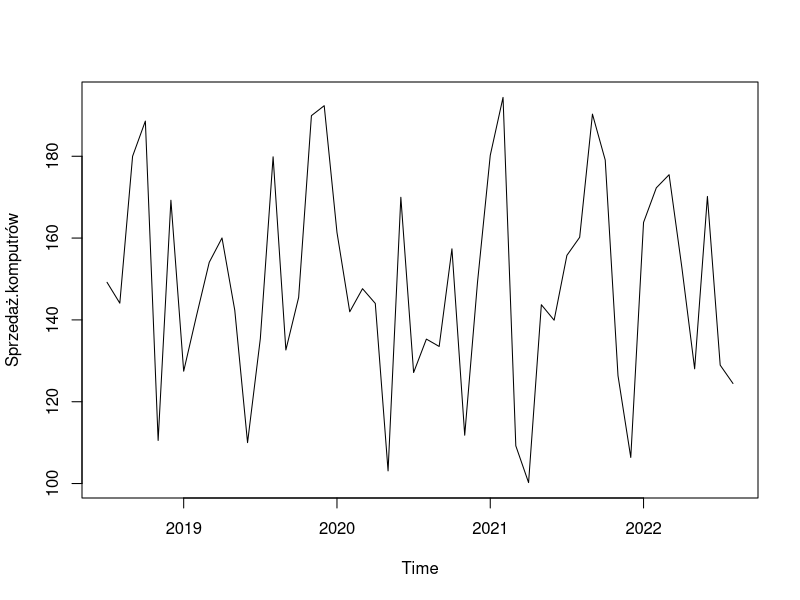
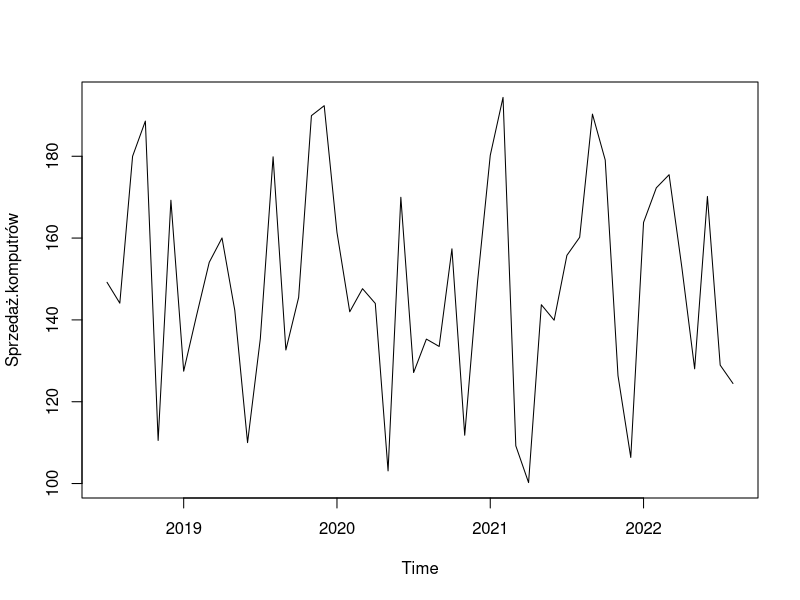
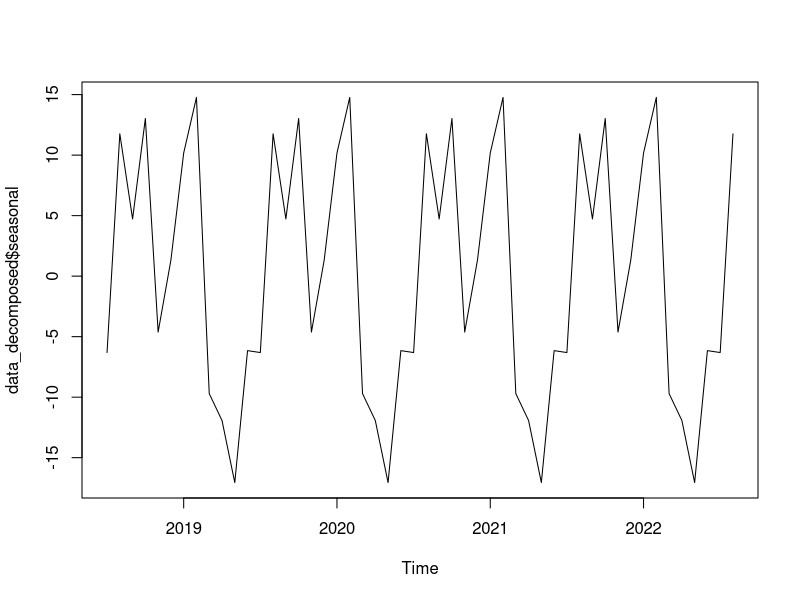
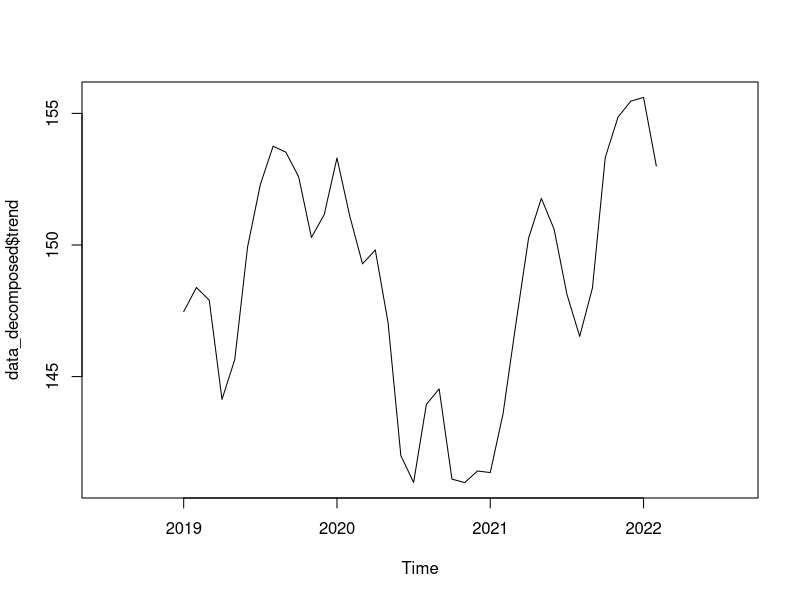
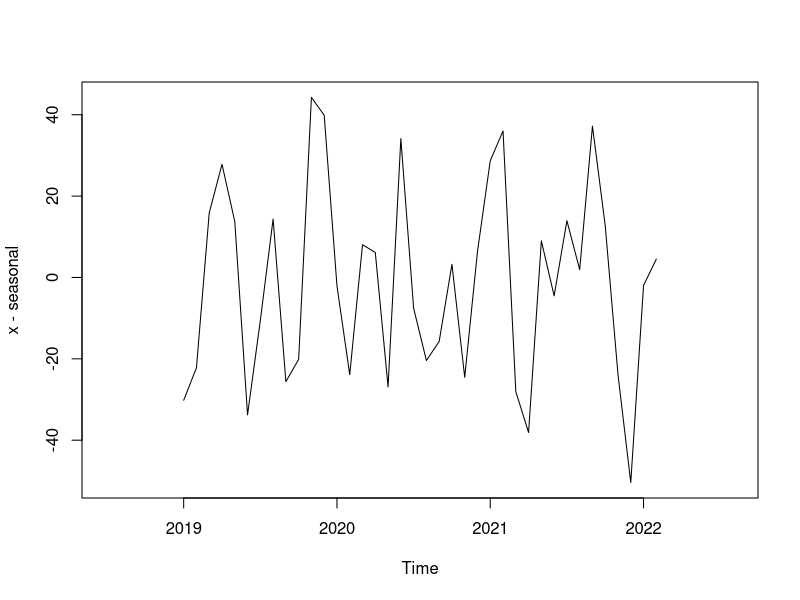
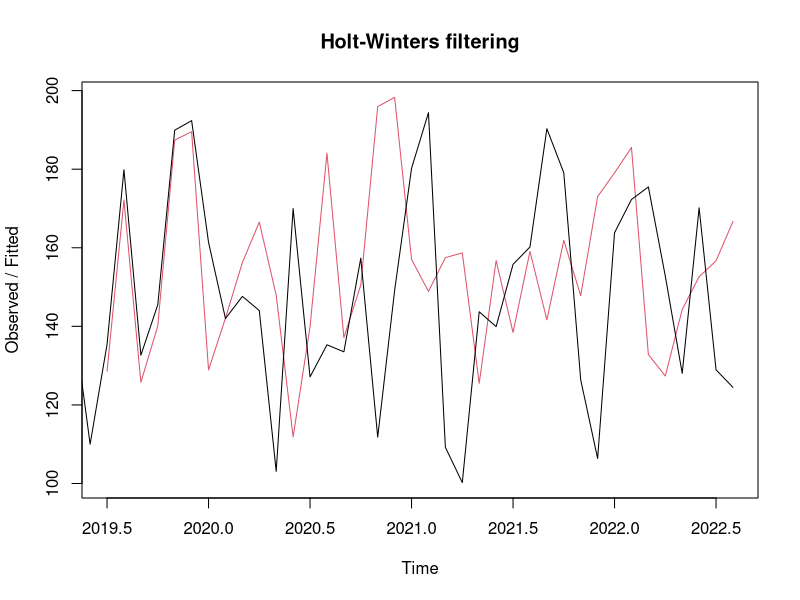
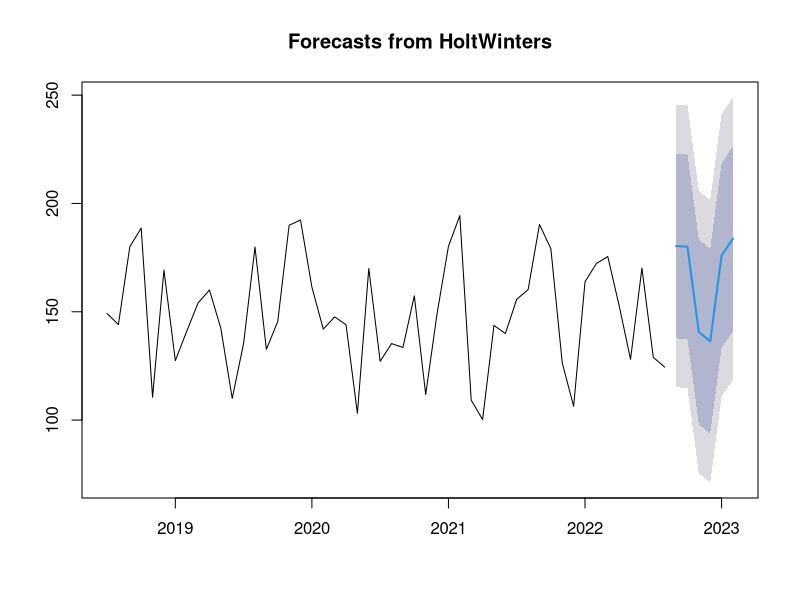
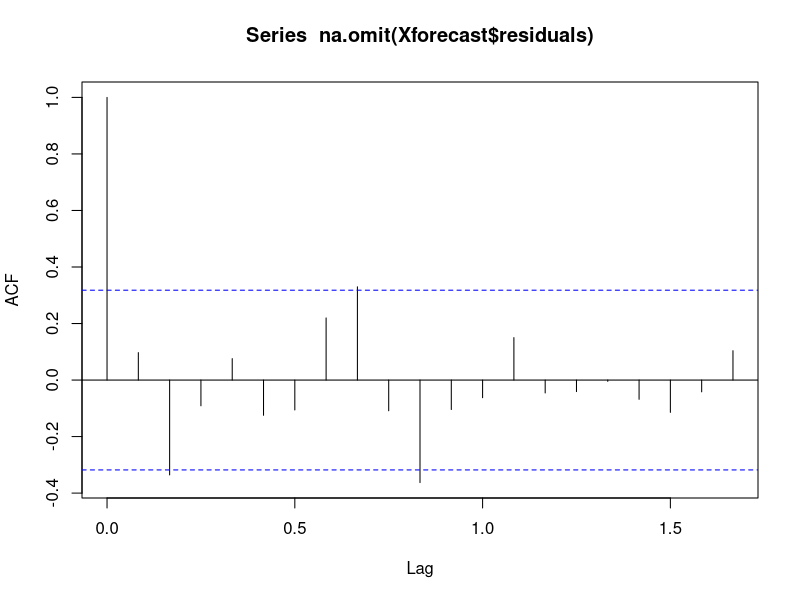

These figures' R source, in order:
## ---- chunk 1
library(readxl)
library(forecast)
library(tseries)
library(fBasics)
library(timeSeries)
library(lmtest)
library(TTR)
## ---- chunk 2
raw_data <-read_excel("data.xlsx")
head(raw_data)
## ---- chunk 3
data <- data.frame(raw_data)
X <- ts(data[2], start = c(2018,7),frequency = 12)
plot.ts(X)
## ---- chunk 4
ST <-adf.test(X,alternative = "stationary",k = 2)
ifelse(ST$p.value<0.05,"Szereg jest stacjonarny","Szereg jest niestacjonarny")
## ---- chunk 5
EXPT <-adf.test(X,alternative = "explosive",k = 2)
ifelse(EXPT$p.value<0.05,"Szereg jest eksplozywny","Szereg jest nieeksplozywny")
## ---- chunk 6
TT <- kpss.test(X,null="Trend",lshort = TRUE)
ifelse(TT$p.value<0.05,"Szereg ma trend","Szereg nie ma trendu")
## ---- chunk 7
BS<-basicStats(X,ci=0.95)
BS
## ---- chunk 8
plot(X)
## ---- chunk 9
data_decomposed <- decompose(X,type="additive",filter = NULL)
## ---- chunk 10
plot(data_decomposed$seasonal)
## ---- chunk 11
plot(data_decomposed$trend)
## ---- chunk 12
plot(data_decomposed$random)
## ---- chunk 13
X2 <- HoltWinters(X,seasonal = "additive")
plot(X2)
## ---- chunk 14
Xforecast <- forecast(X2,h=6)
plot(Xforecast)
## ---- chunk 15
acf(na.omit(Xforecast$residuals), lag.max=20)

BT<-Box.test(Xforecast$residuals, lag=20, type="Ljung-Box")
ifelse(BT$p.value<0.05,"Występuje istotna autokorelacja w błędch prognozy","zerowa autokorelacja w błędach prognozy")
